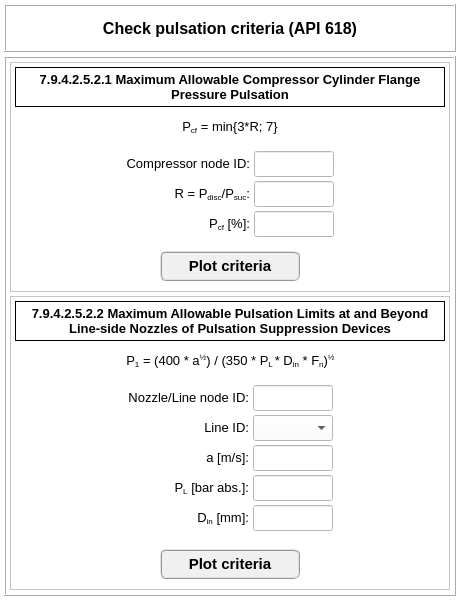
<?xml version="1.0" encoding="UTF-8"?>
<ui version="4.0">
 <class>Dialog</class>
 <widget class="QDialog" name="Dialog">
  <property name="geometry">
   <rect>
    <x>0</x>
    <y>0</y>
    <width>460</width>
    <height>600</height>
   </rect>
  </property>
  <property name="minimumSize">
   <size>
    <width>460</width>
    <height>600</height>
   </size>
  </property>
  <property name="maximumSize">
   <size>
    <width>460</width>
    <height>600</height>
   </size>
  </property>
  <property name="windowTitle">
   <string>Check pulsation criteria (API 618)</string>
  </property>
  <property name="styleSheet">
   <string notr="true">background-color: rgb(255, 255, 255);</string>
  </property>
  <layout class="QGridLayout" name="gridLayout">
   <property name="leftMargin">
    <number>4</number>
   </property>
   <property name="topMargin">
    <number>4</number>
   </property>
   <property name="rightMargin">
    <number>4</number>
   </property>
   <property name="bottomMargin">
    <number>4</number>
   </property>
   <property name="spacing">
    <number>4</number>
   </property>
   <item row="0" column="0">
    <widget class="QFrame" name="frame_2">
     <property name="minimumSize">
      <size>
       <width>0</width>
       <height>48</height>
      </size>
     </property>
     <property name="maximumSize">
      <size>
       <width>16777215</width>
       <height>48</height>
      </size>
     </property>
     <property name="frameShape">
      <enum>QFrame::Box</enum>
     </property>
     <property name="frameShadow">
      <enum>QFrame::Raised</enum>
     </property>
     <layout class="QGridLayout" name="gridLayout_2">
      <item row="0" column="0">
       <widget class="QLabel" name="label">
        <property name="font">
         <font>
          <pointsize>12</pointsize>
          <weight>75</weight>
          <bold>true</bold>
         </font>
        </property>
        <property name="text">
         <string>Check pulsation criteria (API 618)</string>
        </property>
        <property name="alignment">
         <set>Qt::AlignCenter</set>
        </property>
       </widget>
      </item>
     </layout>
    </widget>
   </item>
   <item row="1" column="0">
    <widget class="QFrame" name="frame">
     <property name="frameShape">
      <enum>QFrame::Box</enum>
     </property>
     <property name="frameShadow">
      <enum>QFrame::Raised</enum>
     </property>
     <layout class="QGridLayout" name="gridLayout_3">
      <property name="leftMargin">
       <number>4</number>
      </property>
      <property name="topMargin">
       <number>4</number>
      </property>
      <property name="rightMargin">
       <number>4</number>
      </property>
      <property name="bottomMargin">
       <number>4</number>
      </property>
      <property name="spacing">
       <number>4</number>
      </property>
      <item row="1" column="0">
       <widget class="QFrame" name="frame_14">
        <property name="frameShape">
         <enum>QFrame::StyledPanel</enum>
        </property>
        <property name="frameShadow">
         <enum>QFrame::Raised</enum>
        </property>
        <layout class="QGridLayout" name="gridLayout_9">
         <property name="leftMargin">
          <number>4</number>
         </property>
         <property name="topMargin">
          <number>4</number>
         </property>
         <property name="rightMargin">
          <number>4</number>
         </property>
         <property name="bottomMargin">
          <number>4</number>
         </property>
         <property name="spacing">
          <number>4</number>
         </property>
         <item row="1" column="0">
          <widget class="QFrame" name="frame_15">
           <property name="minimumSize">
            <size>
             <width>0</width>
             <height>32</height>
            </size>
           </property>
           <property name="maximumSize">
            <size>
             <width>16777215</width>
             <height>32</height>
            </size>
           </property>
           <property name="frameShape">
            <enum>QFrame::NoFrame</enum>
           </property>
           <property name="frameShadow">
            <enum>QFrame::Raised</enum>
           </property>
           <layout class="QGridLayout" name="gridLayout_10">
            <property name="leftMargin">
             <number>2</number>
            </property>
            <property name="topMargin">
             <number>2</number>
            </property>
            <property name="rightMargin">
             <number>2</number>
            </property>
            <property name="bottomMargin">
             <number>2</number>
            </property>
            <property name="spacing">
             <number>2</number>
            </property>
            <item row="0" column="1">
             <widget class="QLabel" name="label_10">
              <property name="font">
               <font>
                <pointsize>10</pointsize>
               </font>
              </property>
              <property name="text">
               <string>&lt;html&gt;&lt;head/&gt;&lt;body&gt;&lt;p&gt;P&lt;span style=&quot; vertical-align:sub;&quot;&gt;1&lt;/span&gt; = (400 * a&lt;span style=&quot; vertical-align:super;&quot;&gt;½&lt;/span&gt;) / (350 * P&lt;span style=&quot; vertical-align:sub;&quot;&gt;L &lt;/span&gt;* D&lt;span style=&quot; vertical-align:sub;&quot;&gt;in&lt;/span&gt; * F&lt;span style=&quot; vertical-align:sub;&quot;&gt;n&lt;/span&gt;)&lt;span style=&quot; vertical-align:super;&quot;&gt;½&lt;/span&gt;&lt;/p&gt;&lt;/body&gt;&lt;/html&gt;</string>
              </property>
              <property name="alignment">
               <set>Qt::AlignCenter</set>
              </property>
              <property name="wordWrap">
               <bool>false</bool>
              </property>
             </widget>
            </item>
            <item row="0" column="0">
             <widget class="QFrame" name="frame_16">
              <property name="frameShape">
               <enum>QFrame::NoFrame</enum>
              </property>
              <property name="frameShadow">
               <enum>QFrame::Raised</enum>
              </property>
             </widget>
            </item>
            <item row="0" column="2">
             <widget class="QFrame" name="frame_17">
              <property name="frameShape">
               <enum>QFrame::NoFrame</enum>
              </property>
              <property name="frameShadow">
               <enum>QFrame::Raised</enum>
              </property>
             </widget>
            </item>
           </layout>
          </widget>
         </item>
         <item row="2" column="0">
          <widget class="QFrame" name="frame_18">
           <property name="frameShape">
            <enum>QFrame::NoFrame</enum>
           </property>
           <property name="frameShadow">
            <enum>QFrame::Raised</enum>
           </property>
           <layout class="QGridLayout" name="gridLayout_11">
            <property name="leftMargin">
             <number>2</number>
            </property>
            <property name="topMargin">
             <number>2</number>
            </property>
            <property name="rightMargin">
             <number>2</number>
            </property>
            <property name="bottomMargin">
             <number>2</number>
            </property>
            <property name="horizontalSpacing">
             <number>4</number>
            </property>
            <property name="verticalSpacing">
             <number>2</number>
            </property>
            <item row="0" column="0">
             <widget class="QFrame" name="frame_4">
              <property name="frameShape">
               <enum>QFrame::NoFrame</enum>
              </property>
              <property name="frameShadow">
               <enum>QFrame::Raised</enum>
              </property>
             </widget>
            </item>
            <item row="0" column="3">
             <widget class="QFrame" name="frame_24">
              <property name="frameShape">
               <enum>QFrame::NoFrame</enum>
              </property>
              <property name="frameShadow">
               <enum>QFrame::Raised</enum>
              </property>
             </widget>
            </item>
            <item row="0" column="2">
             <widget class="QLineEdit" name="lineEdit_nozzle_id">
              <property name="minimumSize">
               <size>
                <width>80</width>
                <height>26</height>
               </size>
              </property>
              <property name="maximumSize">
               <size>
                <width>80</width>
                <height>26</height>
               </size>
              </property>
              <property name="font">
               <font>
                <pointsize>10</pointsize>
               </font>
              </property>
              <property name="alignment">
               <set>Qt::AlignCenter</set>
              </property>
             </widget>
            </item>
            <item row="1" column="1">
             <widget class="QLabel" name="label_11">
              <property name="font">
               <font>
                <pointsize>10</pointsize>
               </font>
              </property>
              <property name="text">
               <string>&lt;html&gt;&lt;head/&gt;&lt;body&gt;&lt;p&gt;Line ID:&lt;/p&gt;&lt;/body&gt;&lt;/html&gt;</string>
              </property>
              <property name="alignment">
               <set>Qt::AlignRight|Qt::AlignTrailing|Qt::AlignVCenter</set>
              </property>
             </widget>
            </item>
            <item row="0" column="1">
             <widget class="QLabel" name="label_15">
              <property name="font">
               <font>
                <pointsize>10</pointsize>
               </font>
              </property>
              <property name="text">
               <string>&lt;html&gt;&lt;head/&gt;&lt;body&gt;&lt;p&gt;Nozzle/Line node ID:&lt;/p&gt;&lt;/body&gt;&lt;/html&gt;</string>
              </property>
              <property name="alignment">
               <set>Qt::AlignRight|Qt::AlignTrailing|Qt::AlignVCenter</set>
              </property>
             </widget>
            </item>
            <item row="2" column="2">
             <widget class="QLineEdit" name="lineEdit_speed_of_sound">
              <property name="minimumSize">
               <size>
                <width>80</width>
                <height>26</height>
               </size>
              </property>
              <property name="maximumSize">
               <size>
                <width>80</width>
                <height>26</height>
               </size>
              </property>
              <property name="font">
               <font>
                <pointsize>10</pointsize>
               </font>
              </property>
              <property name="alignment">
               <set>Qt::AlignCenter</set>
              </property>
             </widget>
            </item>
            <item row="1" column="2">
             <widget class="QComboBox" name="comboBox_line_ids">
              <property name="minimumSize">
               <size>
                <width>80</width>
                <height>26</height>
               </size>
              </property>
              <property name="maximumSize">
               <size>
                <width>80</width>
                <height>26</height>
               </size>
              </property>
              <property name="font">
               <font>
                <pointsize>10</pointsize>
               </font>
              </property>
             </widget>
            </item>
            <item row="2" column="1">
             <widget class="QLabel" name="label_12">
              <property name="font">
               <font>
                <pointsize>10</pointsize>
               </font>
              </property>
              <property name="text">
               <string>&lt;html&gt;&lt;head/&gt;&lt;body&gt;&lt;p&gt;a [m/s]:&lt;/p&gt;&lt;/body&gt;&lt;/html&gt;</string>
              </property>
              <property name="alignment">
               <set>Qt::AlignRight|Qt::AlignTrailing|Qt::AlignVCenter</set>
              </property>
             </widget>
            </item>
            <item row="4" column="2">
             <widget class="QLineEdit" name="lineEdit_internal_diameter">
              <property name="minimumSize">
               <size>
                <width>80</width>
                <height>26</height>
               </size>
              </property>
              <property name="maximumSize">
               <size>
                <width>80</width>
                <height>26</height>
               </size>
              </property>
              <property name="font">
               <font>
                <pointsize>10</pointsize>
               </font>
              </property>
              <property name="alignment">
               <set>Qt::AlignCenter</set>
              </property>
             </widget>
            </item>
            <item row="4" column="1">
             <widget class="QLabel" name="label_13">
              <property name="font">
               <font>
                <pointsize>10</pointsize>
               </font>
              </property>
              <property name="text">
               <string>&lt;html&gt;&lt;head/&gt;&lt;body&gt;&lt;p&gt;D&lt;span style=&quot; vertical-align:sub;&quot;&gt;in&lt;/span&gt; [mm]:&lt;/p&gt;&lt;/body&gt;&lt;/html&gt;</string>
              </property>
              <property name="alignment">
               <set>Qt::AlignRight|Qt::AlignTrailing|Qt::AlignVCenter</set>
              </property>
             </widget>
            </item>
            <item row="3" column="1">
             <widget class="QLabel" name="label_14">
              <property name="font">
               <font>
                <pointsize>10</pointsize>
               </font>
              </property>
              <property name="text">
               <string>&lt;html&gt;&lt;head/&gt;&lt;body&gt;&lt;p&gt;P&lt;span style=&quot; vertical-align:sub;&quot;&gt;L&lt;/span&gt; [bar abs.]:&lt;/p&gt;&lt;/body&gt;&lt;/html&gt;</string>
              </property>
              <property name="alignment">
               <set>Qt::AlignRight|Qt::AlignTrailing|Qt::AlignVCenter</set>
              </property>
             </widget>
            </item>
            <item row="3" column="2">
             <widget class="QLineEdit" name="lineEdit_line_pressure">
              <property name="minimumSize">
               <size>
                <width>80</width>
                <height>26</height>
               </size>
              </property>
              <property name="maximumSize">
               <size>
                <width>80</width>
                <height>26</height>
               </size>
              </property>
              <property name="font">
               <font>
                <pointsize>10</pointsize>
               </font>
              </property>
              <property name="alignment">
               <set>Qt::AlignCenter</set>
              </property>
             </widget>
            </item>
           </layout>
          </widget>
         </item>
         <item row="3" column="0">
          <widget class="QFrame" name="frame_21">
           <property name="maximumSize">
            <size>
             <width>16777215</width>
             <height>42</height>
            </size>
           </property>
           <property name="frameShape">
            <enum>QFrame::NoFrame</enum>
           </property>
           <property name="frameShadow">
            <enum>QFrame::Raised</enum>
           </property>
           <layout class="QGridLayout" name="gridLayout_12">
            <property name="leftMargin">
             <number>2</number>
            </property>
            <property name="topMargin">
             <number>2</number>
            </property>
            <property name="rightMargin">
             <number>2</number>
            </property>
            <property name="bottomMargin">
             <number>2</number>
            </property>
            <property name="spacing">
             <number>2</number>
            </property>
            <item row="0" column="1">
             <widget class="QPushButton" name="pushButton_plot_filtered_criteria">
              <property name="minimumSize">
               <size>
                <width>120</width>
                <height>30</height>
               </size>
              </property>
              <property name="maximumSize">
               <size>
                <width>160</width>
                <height>30</height>
               </size>
              </property>
              <property name="font">
               <font>
                <family>MS Shell Dlg 2</family>
                <pointsize>11</pointsize>
                <weight>75</weight>
                <italic>false</italic>
                <bold>true</bold>
               </font>
              </property>
              <property name="styleSheet">
               <string notr="true">QPushButton{border-radius: 6px; border-color: rgb(150, 150, 150); border-style: ridge; border-width: 2px; color: rgb(0, 0, 0); background-color: rgb(240, 240, 240); font: 75 bold 11pt &quot;MS Shell Dlg 2&quot;}
QPushButton:hover{border-radius: 6px; border-color: rgb(0, 170, 255); border-style: ridge; border-width: 2px; color: rgb(0, 0, 0); background-color: rgba(174, 213, 255, 100); font: 75 bold 11pt &quot;MS Shell Dlg 2&quot;}
QPushButton:pressed{border-radius: 6px; border-color: rgb(0, 170, 255); border-style: ridge; border-width: 3px; color: rgb(0, 0, 0); background-color: rgb(174, 213, 255); font: 75 bold 11pt &quot;MS Shell Dlg 2&quot;}
QPushButton:disabled{border-radius: 6px; border-color: rgb(150, 150, 150); border-style: ridge; border-width: 3px; color: rgb(150, 150, 150); background-color: rgb(220, 220, 220); font: 75 bold 11pt &quot;MS Shell Dlg 2&quot;}</string>
              </property>
              <property name="text">
               <string>Plot criteria</string>
              </property>
              <property name="flat">
               <bool>false</bool>
              </property>
             </widget>
            </item>
            <item row="0" column="0">
             <widget class="QFrame" name="frame_22">
              <property name="frameShape">
               <enum>QFrame::NoFrame</enum>
              </property>
              <property name="frameShadow">
               <enum>QFrame::Raised</enum>
              </property>
             </widget>
            </item>
            <item row="0" column="2">
             <widget class="QFrame" name="frame_23">
              <property name="frameShape">
               <enum>QFrame::NoFrame</enum>
              </property>
              <property name="frameShadow">
               <enum>QFrame::Raised</enum>
              </property>
             </widget>
            </item>
           </layout>
          </widget>
         </item>
         <item row="0" column="0">
          <widget class="QLabel" name="label_second_criteria">
           <property name="maximumSize">
            <size>
             <width>16777215</width>
             <height>40</height>
            </size>
           </property>
           <property name="font">
            <font>
             <pointsize>10</pointsize>
             <weight>75</weight>
             <bold>true</bold>
            </font>
           </property>
           <property name="frameShape">
            <enum>QFrame::Box</enum>
           </property>
           <property name="text">
            <string>7.9.4.2.5.2.2 Maximum Allowable Pulsation Limits at and Beyond Line-side Nozzles of Pulsation Suppression Devices</string>
           </property>
           <property name="alignment">
            <set>Qt::AlignCenter</set>
           </property>
           <property name="wordWrap">
            <bool>true</bool>
           </property>
           <property name="margin">
            <number>6</number>
           </property>
          </widget>
         </item>
        </layout>
       </widget>
      </item>
      <item row="0" column="0">
       <widget class="QFrame" name="frame_3">
        <property name="maximumSize">
         <size>
          <width>16777215</width>
          <height>230</height>
         </size>
        </property>
        <property name="frameShape">
         <enum>QFrame::StyledPanel</enum>
        </property>
        <property name="frameShadow">
         <enum>QFrame::Raised</enum>
        </property>
        <layout class="QGridLayout" name="gridLayout_8">
         <property name="leftMargin">
          <number>4</number>
         </property>
         <property name="topMargin">
          <number>4</number>
         </property>
         <property name="rightMargin">
          <number>4</number>
         </property>
         <property name="bottomMargin">
          <number>4</number>
         </property>
         <property name="spacing">
          <number>4</number>
         </property>
         <item row="0" column="0">
          <widget class="QLabel" name="label_first_criteria">
           <property name="maximumSize">
            <size>
             <width>16777215</width>
             <height>40</height>
            </size>
           </property>
           <property name="font">
            <font>
             <pointsize>10</pointsize>
             <weight>75</weight>
             <bold>true</bold>
            </font>
           </property>
           <property name="frameShape">
            <enum>QFrame::Box</enum>
           </property>
           <property name="text">
            <string>7.9.4.2.5.2.1 Maximum Allowable Compressor Cylinder Flange Pressure Pulsation</string>
           </property>
           <property name="alignment">
            <set>Qt::AlignCenter</set>
           </property>
           <property name="wordWrap">
            <bool>true</bool>
           </property>
           <property name="margin">
            <number>6</number>
           </property>
          </widget>
         </item>
         <item row="1" column="0">
          <widget class="QFrame" name="frame_11">
           <property name="minimumSize">
            <size>
             <width>0</width>
             <height>32</height>
            </size>
           </property>
           <property name="maximumSize">
            <size>
             <width>16777215</width>
             <height>32</height>
            </size>
           </property>
           <property name="frameShape">
            <enum>QFrame::NoFrame</enum>
           </property>
           <property name="frameShadow">
            <enum>QFrame::Raised</enum>
           </property>
           <layout class="QGridLayout" name="gridLayout_7">
            <property name="leftMargin">
             <number>2</number>
            </property>
            <property name="topMargin">
             <number>2</number>
            </property>
            <property name="rightMargin">
             <number>2</number>
            </property>
            <property name="bottomMargin">
             <number>2</number>
            </property>
            <property name="spacing">
             <number>2</number>
            </property>
            <item row="0" column="1">
             <widget class="QLabel" name="label_4">
              <property name="font">
               <font>
                <pointsize>10</pointsize>
               </font>
              </property>
              <property name="text">
               <string>&lt;html&gt;&lt;head/&gt;&lt;body&gt;&lt;p&gt;P&lt;span style=&quot; vertical-align:sub;&quot;&gt;cf&lt;/span&gt; = min{3*R; 7}&lt;/p&gt;&lt;/body&gt;&lt;/html&gt;</string>
              </property>
              <property name="alignment">
               <set>Qt::AlignCenter</set>
              </property>
              <property name="wordWrap">
               <bool>true</bool>
              </property>
             </widget>
            </item>
            <item row="0" column="0">
             <widget class="QFrame" name="frame_12">
              <property name="frameShape">
               <enum>QFrame::NoFrame</enum>
              </property>
              <property name="frameShadow">
               <enum>QFrame::Raised</enum>
              </property>
             </widget>
            </item>
            <item row="0" column="2">
             <widget class="QFrame" name="frame_13">
              <property name="frameShape">
               <enum>QFrame::NoFrame</enum>
              </property>
              <property name="frameShadow">
               <enum>QFrame::Raised</enum>
              </property>
             </widget>
            </item>
           </layout>
          </widget>
         </item>
         <item row="2" column="0">
          <widget class="QFrame" name="frame_5">
           <property name="frameShape">
            <enum>QFrame::NoFrame</enum>
           </property>
           <property name="frameShadow">
            <enum>QFrame::Raised</enum>
           </property>
           <layout class="QGridLayout" name="gridLayout_4">
            <property name="leftMargin">
             <number>2</number>
            </property>
            <property name="topMargin">
             <number>2</number>
            </property>
            <property name="rightMargin">
             <number>2</number>
            </property>
            <property name="bottomMargin">
             <number>2</number>
            </property>
            <property name="horizontalSpacing">
             <number>4</number>
            </property>
            <property name="verticalSpacing">
             <number>2</number>
            </property>
            <item row="0" column="1">
             <widget class="QLabel" name="label_8">
              <property name="font">
               <font>
                <pointsize>10</pointsize>
               </font>
              </property>
              <property name="text">
               <string>&lt;html&gt;&lt;head/&gt;&lt;body&gt;&lt;p&gt;Compressor node ID:&lt;/p&gt;&lt;/body&gt;&lt;/html&gt;</string>
              </property>
              <property name="alignment">
               <set>Qt::AlignRight|Qt::AlignTrailing|Qt::AlignVCenter</set>
              </property>
             </widget>
            </item>
            <item row="2" column="1">
             <widget class="QLabel" name="label_7">
              <property name="font">
               <font>
                <pointsize>10</pointsize>
               </font>
              </property>
              <property name="text">
               <string>&lt;html&gt;&lt;head/&gt;&lt;body&gt;&lt;p&gt;P&lt;span style=&quot; vertical-align:sub;&quot;&gt;cf&lt;/span&gt; [%]:&lt;/p&gt;&lt;/body&gt;&lt;/html&gt;</string>
              </property>
              <property name="alignment">
               <set>Qt::AlignRight|Qt::AlignTrailing|Qt::AlignVCenter</set>
              </property>
             </widget>
            </item>
            <item row="0" column="2">
             <widget class="QLineEdit" name="lineEdit_compressor_node_id">
              <property name="minimumSize">
               <size>
                <width>80</width>
                <height>26</height>
               </size>
              </property>
              <property name="maximumSize">
               <size>
                <width>80</width>
                <height>26</height>
               </size>
              </property>
              <property name="font">
               <font>
                <pointsize>10</pointsize>
               </font>
              </property>
              <property name="alignment">
               <set>Qt::AlignCenter</set>
              </property>
             </widget>
            </item>
            <item row="2" column="2">
             <widget class="QLineEdit" name="lineEdit_unfiltered_criteria">
              <property name="minimumSize">
               <size>
                <width>80</width>
                <height>26</height>
               </size>
              </property>
              <property name="maximumSize">
               <size>
                <width>80</width>
                <height>26</height>
               </size>
              </property>
              <property name="font">
               <font>
                <pointsize>10</pointsize>
               </font>
              </property>
              <property name="alignment">
               <set>Qt::AlignCenter</set>
              </property>
             </widget>
            </item>
            <item row="1" column="1">
             <widget class="QLabel" name="label_5">
              <property name="font">
               <font>
                <pointsize>10</pointsize>
               </font>
              </property>
              <property name="text">
               <string>&lt;html&gt;&lt;head/&gt;&lt;body&gt;&lt;p&gt;R = P&lt;span style=&quot; vertical-align:sub;&quot;&gt;disc&lt;/span&gt;/P&lt;span style=&quot; vertical-align:sub;&quot;&gt;suc&lt;/span&gt;:&lt;/p&gt;&lt;/body&gt;&lt;/html&gt;</string>
              </property>
              <property name="alignment">
               <set>Qt::AlignRight|Qt::AlignTrailing|Qt::AlignVCenter</set>
              </property>
             </widget>
            </item>
            <item row="1" column="2">
             <widget class="QLineEdit" name="lineEdit_pressure_ratio">
              <property name="minimumSize">
               <size>
                <width>80</width>
                <height>26</height>
               </size>
              </property>
              <property name="maximumSize">
               <size>
                <width>80</width>
                <height>26</height>
               </size>
              </property>
              <property name="font">
               <font>
                <pointsize>10</pointsize>
               </font>
              </property>
              <property name="alignment">
               <set>Qt::AlignCenter</set>
              </property>
             </widget>
            </item>
            <item row="0" column="0">
             <widget class="QFrame" name="frame_7">
              <property name="frameShape">
               <enum>QFrame::NoFrame</enum>
              </property>
              <property name="frameShadow">
               <enum>QFrame::Raised</enum>
              </property>
             </widget>
            </item>
            <item row="0" column="3">
             <widget class="QFrame" name="frame_8">
              <property name="frameShape">
               <enum>QFrame::NoFrame</enum>
              </property>
              <property name="frameShadow">
               <enum>QFrame::Raised</enum>
              </property>
             </widget>
            </item>
           </layout>
          </widget>
         </item>
         <item row="3" column="0">
          <widget class="QFrame" name="frame_6">
           <property name="maximumSize">
            <size>
             <width>16777215</width>
             <height>42</height>
            </size>
           </property>
           <property name="frameShape">
            <enum>QFrame::NoFrame</enum>
           </property>
           <property name="frameShadow">
            <enum>QFrame::Raised</enum>
           </property>
           <layout class="QGridLayout" name="gridLayout_6">
            <property name="leftMargin">
             <number>2</number>
            </property>
            <property name="topMargin">
             <number>2</number>
            </property>
            <property name="rightMargin">
             <number>2</number>
            </property>
            <property name="bottomMargin">
             <number>2</number>
            </property>
            <property name="spacing">
             <number>2</number>
            </property>
            <item row="0" column="1">
             <widget class="QPushButton" name="pushButton_plot_unfiltered_criteria">
              <property name="minimumSize">
               <size>
                <width>120</width>
                <height>30</height>
               </size>
              </property>
              <property name="maximumSize">
               <size>
                <width>160</width>
                <height>30</height>
               </size>
              </property>
              <property name="font">
               <font>
                <family>MS Shell Dlg 2</family>
                <pointsize>11</pointsize>
                <weight>75</weight>
                <italic>false</italic>
                <bold>true</bold>
               </font>
              </property>
              <property name="styleSheet">
               <string notr="true">QPushButton{border-radius: 6px; border-color: rgb(150, 150, 150); border-style: ridge; border-width: 2px; color: rgb(0, 0, 0); background-color: rgb(240, 240, 240); font: 75 bold 11pt &quot;MS Shell Dlg 2&quot;}
QPushButton:hover{border-radius: 6px; border-color: rgb(0, 170, 255); border-style: ridge; border-width: 2px; color: rgb(0, 0, 0); background-color: rgba(174, 213, 255, 100); font: 75 bold 11pt &quot;MS Shell Dlg 2&quot;}
QPushButton:pressed{border-radius: 6px; border-color: rgb(0, 170, 255); border-style: ridge; border-width: 3px; color: rgb(0, 0, 0); background-color: rgb(174, 213, 255); font: 75 bold 11pt &quot;MS Shell Dlg 2&quot;}
QPushButton:disabled{border-radius: 6px; border-color: rgb(150, 150, 150); border-style: ridge; border-width: 3px; color: rgb(150, 150, 150); background-color: rgb(220, 220, 220); font: 75 bold 11pt &quot;MS Shell Dlg 2&quot;}</string>
              </property>
              <property name="text">
               <string>Plot criteria</string>
              </property>
              <property name="flat">
               <bool>false</bool>
              </property>
             </widget>
            </item>
            <item row="0" column="0">
             <widget class="QFrame" name="frame_9">
              <property name="frameShape">
               <enum>QFrame::NoFrame</enum>
              </property>
              <property name="frameShadow">
               <enum>QFrame::Raised</enum>
              </property>
             </widget>
            </item>
            <item row="0" column="2">
             <widget class="QFrame" name="frame_10">
              <property name="frameShape">
               <enum>QFrame::NoFrame</enum>
              </property>
              <property name="frameShadow">
               <enum>QFrame::Raised</enum>
              </property>
             </widget>
            </item>
           </layout>
          </widget>
         </item>
        </layout>
       </widget>
      </item>
     </layout>
    </widget>
   </item>
  </layout>
 </widget>
 <resources/>
 <connections/>
</ui>
